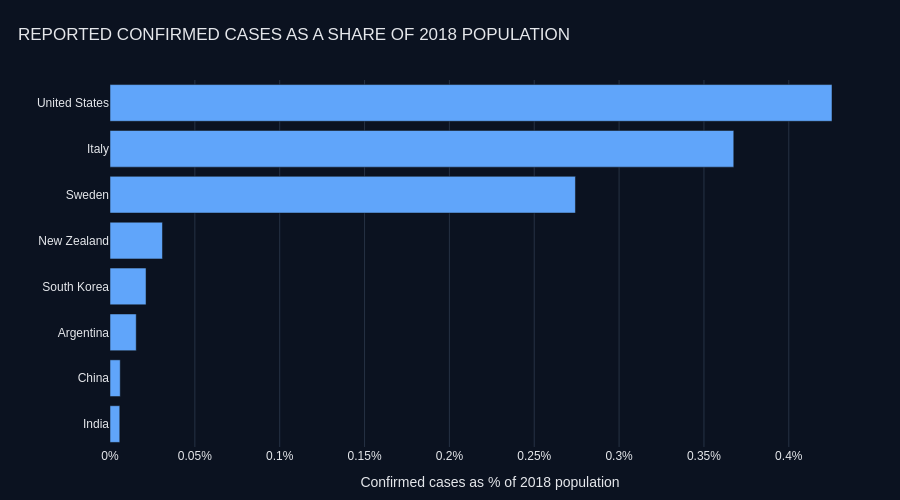

Notebook source saved alongside this figure:
### Code cell
population_plot = (
    population_comparison
    .sort_values("confirmed_pct_population")
    .copy()
)

# Presentation-friendly labels only;
# underlying historical country names remain unchanged.
population_plot["display_country"] = (
    population_plot["country"]
    .replace(
        {
            "US": "United States",
            "Korea, South": "South Korea",
        }
    )
)

fig = go.Figure(
    go.Bar(
        x=population_plot["confirmed_pct_population"],
        y=population_plot["display_country"],
        orientation="h",
        marker_color="#60A5FA",
        customdata=population_plot[
            ["confirmed", "population_2018"]
        ],
        hovertemplate=(
            "<b>%{y}</b><br>"
            "Confirmed cases: %{customdata[0]:,.0f}<br>"
            "2018 population: %{customdata[1]:,.0f}<br>"
            "Reported cases / population: %{x:.3f}%"
            "<extra></extra>"
        ),
    )
)

fig.update_layout(
    title={
        "text": "REPORTED CONFIRMED CASES AS A SHARE OF 2018 POPULATION",
        "x": 0.02,
        "xanchor": "left",
    },
    template="plotly_dark",
    paper_bgcolor="#0B1220",
    plot_bgcolor="#0B1220",
    height=500,
    margin=dict(l=80, r=30, t=80, b=50),
    font=dict(
        family="Arial",
        color="#E5E7EB",
    ),
    xaxis_title="Confirmed cases as % of 2018 population",
    yaxis_title="",
)

fig.update_xaxes(
    gridcolor="#263244",
    zeroline=False,
    ticksuffix="%",
)

fig.show()

### Figure 1 — Plotly figure (JSON) as saved in the notebook; plotly's stock layout.template omitted (floating-point values rounded to 4 significant figures)
{"data": [{"customdata": [[78060.0, 1353000000.0], [84020.0, 1393000000.0], [6879.0, 44490000.0], [10960.0, 51610000.0], [1497.0, 4841000.0], [27910.0, 10180000.0], [222100.0, 60420000.0], [1390000.0, 326700000.0]], "hovertemplate": "<b>%{y}</b><br>Confirmed cases: %{customdata[0]:,.0f}<br>2018 population: %{customdata[1]:,.0f}<br>Reported cases / population: %{x:.3f}%<extra></extra>", "marker": {"color": "#60A5FA"}, "orientation": "h", "type": "bar", "x": [0.005771, 0.006033, 0.01546, 0.02124, 0.03092, 0.2743, 0.3676, 0.4255], "y": ["India", "China", "Argentina", "South Korea", "New Zealand", "Sweden", "Italy", "United States"]}], "layout": {"font": {"color": "#E5E7EB", "family": "Arial"}, "height": 500, "margin": {"b": 50, "l": 80, "r": 30, "t": 80}, "paper_bgcolor": "#0B1220", "plot_bgcolor": "#0B1220", "title": {"text": "REPORTED CONFIRMED CASES AS A SHARE OF 2018 POPULATION", "x": 0.02, "xanchor": "left"}, "xaxis": {"gridcolor": "#263244", "ticksuffix": "%", "title": {"text": "Confirmed cases as % of 2018 population"}, "zeroline": false}, "yaxis": {"title": {"text": ""}}}}
